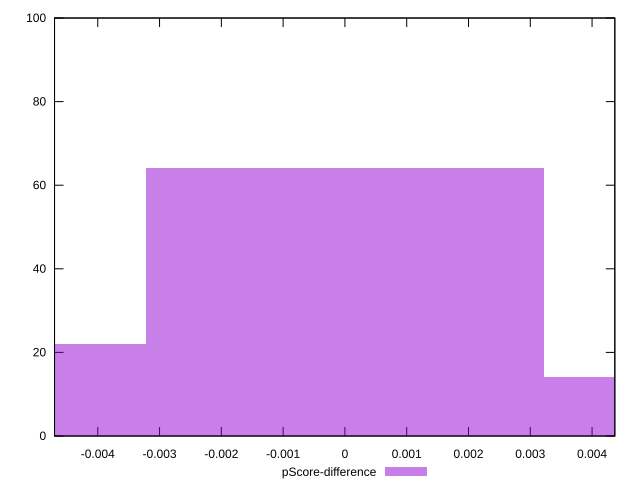

Write the gnuplot code that produced this figure.
reset

$pScoreDifference <<EOF
0 64
-0.006435332091107956 22
0.006435332091107956 14
EOF

set key outside below
set boxwidth 0.006435332091107956
set xrange [-0.004699671560898677:0.0043683612104425396]
set yrange [0:100]
set trange [0:100]
set style fill transparent solid 0.5 noborder
set terminal svg size 640, 490 enhanced background rgb 'white'
set output "report_00018_2021-02-10T15-25-16.877Z/max-potential-fid/samples/pages/pScore-difference/histogram.svg"

plot $pScoreDifference title "pScore-difference" with boxes

reset
